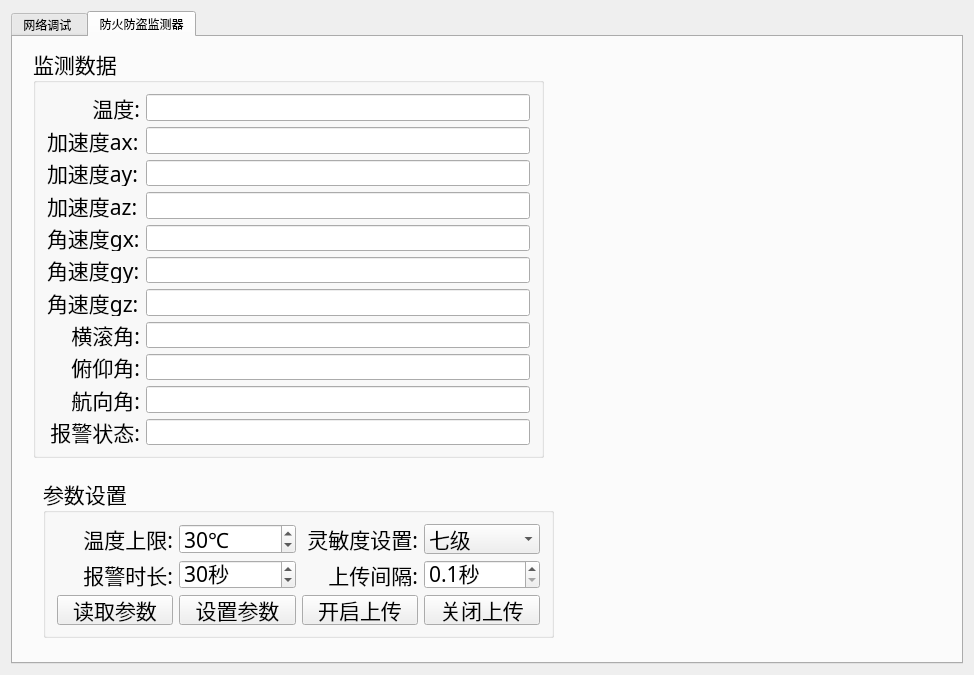
<?xml version="1.0" encoding="UTF-8"?>
<ui version="4.0">
 <class>MainWindow</class>
 <widget class="QMainWindow" name="MainWindow">
  <property name="geometry">
   <rect>
    <x>0</x>
    <y>0</y>
    <width>974</width>
    <height>675</height>
   </rect>
  </property>
  <property name="windowTitle">
   <string>MainWindow</string>
  </property>
  <widget class="QWidget" name="centralWidget">
   <layout class="QVBoxLayout" name="verticalLayout_4">
    <item>
     <widget class="QTabWidget" name="tabWidget">
      <property name="currentIndex">
       <number>1</number>
      </property>
      <widget class="QWidget" name="tab">
       <attribute name="title">
        <string>网络调试 </string>
       </attribute>
       <layout class="QVBoxLayout" name="verticalLayout_5">
        <item>
         <widget class="QLabel" name="label">
          <property name="font">
           <font>
            <pointsize>20</pointsize>
            <weight>75</weight>
            <bold>true</bold>
           </font>
          </property>
          <property name="text">
           <string>Qt网络调试助手  by  18041817李承翰</string>
          </property>
          <property name="alignment">
           <set>Qt::AlignCenter</set>
          </property>
         </widget>
        </item>
        <item>
         <widget class="QGroupBox" name="groupBox_2">
          <property name="sizePolicy">
           <sizepolicy hsizetype="Preferred" vsizetype="Minimum">
            <horstretch>0</horstretch>
            <verstretch>0</verstretch>
           </sizepolicy>
          </property>
          <property name="maximumSize">
           <size>
            <width>16777215</width>
            <height>350</height>
           </size>
          </property>
          <property name="title">
           <string>网络设置</string>
          </property>
          <layout class="QHBoxLayout" name="horizontalLayout">
           <item>
            <layout class="QVBoxLayout" name="verticalLayout">
             <item>
              <widget class="QGroupBox" name="groupBox_4">
               <property name="sizePolicy">
                <sizepolicy hsizetype="Preferred" vsizetype="Minimum">
                 <horstretch>0</horstretch>
                 <verstretch>0</verstretch>
                </sizepolicy>
               </property>
               <property name="minimumSize">
                <size>
                 <width>0</width>
                 <height>60</height>
                </size>
               </property>
               <property name="title">
                <string>模式选择</string>
               </property>
               <layout class="QHBoxLayout" name="horizontalLayout_4">
                <item>
                 <widget class="QRadioButton" name="radioServer">
                  <property name="text">
                   <string>TCP服务器</string>
                  </property>
                 </widget>
                </item>
                <item>
                 <widget class="QRadioButton" name="radioClient">
                  <property name="text">
                   <string>TCP客户端</string>
                  </property>
                 </widget>
                </item>
                <item>
                 <spacer name="horizontalSpacer_2">
                  <property name="orientation">
                   <enum>Qt::Horizontal</enum>
                  </property>
                  <property name="sizeHint" stdset="0">
                   <size>
                    <width>40</width>
                    <height>20</height>
                   </size>
                  </property>
                 </spacer>
                </item>
               </layout>
              </widget>
             </item>
             <item>
              <layout class="QHBoxLayout" name="horizontalLayout_5">
               <item>
                <widget class="QLabel" name="labelAddr">
                 <property name="text">
                  <string>服务器地址：</string>
                 </property>
                </widget>
               </item>
               <item>
                <widget class="QLineEdit" name="EditIP">
                 <property name="minimumSize">
                  <size>
                   <width>300</width>
                   <height>20</height>
                  </size>
                 </property>
                 <property name="text">
                  <string>192.168.</string>
                 </property>
                </widget>
               </item>
               <item>
                <widget class="QLabel" name="label_2">
                 <property name="text">
                  <string>端口：</string>
                 </property>
                </widget>
               </item>
               <item>
                <widget class="QLineEdit" name="EditPort">
                 <property name="sizePolicy">
                  <sizepolicy hsizetype="Minimum" vsizetype="Fixed">
                   <horstretch>0</horstretch>
                   <verstretch>0</verstretch>
                  </sizepolicy>
                 </property>
                 <property name="minimumSize">
                  <size>
                   <width>140</width>
                   <height>20</height>
                  </size>
                 </property>
                 <property name="maximumSize">
                  <size>
                   <width>150</width>
                   <height>16777215</height>
                  </size>
                 </property>
                 <property name="text">
                  <string>4321</string>
                 </property>
                </widget>
               </item>
              </layout>
             </item>
            </layout>
           </item>
           <item>
            <spacer name="horizontalSpacer">
             <property name="orientation">
              <enum>Qt::Horizontal</enum>
             </property>
             <property name="sizeHint" stdset="0">
              <size>
               <width>40</width>
               <height>20</height>
              </size>
             </property>
            </spacer>
           </item>
           <item>
            <widget class="QPushButton" name="BtnConn">
             <property name="sizePolicy">
              <sizepolicy hsizetype="Minimum" vsizetype="Minimum">
               <horstretch>0</horstretch>
               <verstretch>0</verstretch>
              </sizepolicy>
             </property>
             <property name="minimumSize">
              <size>
               <width>120</width>
               <height>0</height>
              </size>
             </property>
             <property name="maximumSize">
              <size>
               <width>10000</width>
               <height>16777215</height>
              </size>
             </property>
             <property name="text">
              <string>连接服务器</string>
             </property>
            </widget>
           </item>
          </layout>
         </widget>
        </item>
        <item>
         <widget class="QGroupBox" name="groupBox">
          <property name="sizePolicy">
           <sizepolicy hsizetype="Preferred" vsizetype="Preferred">
            <horstretch>0</horstretch>
            <verstretch>0</verstretch>
           </sizepolicy>
          </property>
          <property name="title">
           <string>接收数据</string>
          </property>
          <layout class="QHBoxLayout" name="horizontalLayout_2">
           <item>
            <widget class="QTextEdit" name="EditRecv">
             <property name="readOnly">
              <bool>true</bool>
             </property>
             <property name="textInteractionFlags">
              <set>Qt::TextSelectableByKeyboard|Qt::TextSelectableByMouse</set>
             </property>
            </widget>
           </item>
           <item>
            <layout class="QVBoxLayout" name="verticalLayout_2">
             <item>
              <widget class="QCheckBox" name="chkHexDisp">
               <property name="text">
                <string>HEX显示</string>
               </property>
              </widget>
             </item>
             <item>
              <widget class="QPushButton" name="BtnClearRecv">
               <property name="minimumSize">
                <size>
                 <width>120</width>
                 <height>0</height>
                </size>
               </property>
               <property name="text">
                <string>清空</string>
               </property>
              </widget>
             </item>
             <item>
              <spacer name="verticalSpacer">
               <property name="orientation">
                <enum>Qt::Vertical</enum>
               </property>
               <property name="sizeHint" stdset="0">
                <size>
                 <width>20</width>
                 <height>40</height>
                </size>
               </property>
              </spacer>
             </item>
            </layout>
           </item>
          </layout>
         </widget>
        </item>
        <item>
         <widget class="QGroupBox" name="groupBox_3">
          <property name="maximumSize">
           <size>
            <width>16777215</width>
            <height>150</height>
           </size>
          </property>
          <property name="title">
           <string>发送数据</string>
          </property>
          <layout class="QHBoxLayout" name="horizontalLayout_3">
           <item>
            <widget class="QTextEdit" name="EditSend"/>
           </item>
           <item>
            <layout class="QVBoxLayout" name="verticalLayout_3">
             <item>
              <widget class="QCheckBox" name="chkHexSend">
               <property name="text">
                <string>HEX发送</string>
               </property>
              </widget>
             </item>
             <item>
              <widget class="QPushButton" name="BtnSend">
               <property name="minimumSize">
                <size>
                 <width>120</width>
                 <height>0</height>
                </size>
               </property>
               <property name="text">
                <string>发送</string>
               </property>
              </widget>
             </item>
             <item>
              <widget class="QComboBox" name="cbLstClients">
               <property name="minimumSize">
                <size>
                 <width>120</width>
                 <height>0</height>
                </size>
               </property>
              </widget>
             </item>
            </layout>
           </item>
          </layout>
         </widget>
        </item>
       </layout>
      </widget>
      <widget class="QWidget" name="tab_2">
       <attribute name="title">
        <string>防火防盗监测器</string>
       </attribute>
       <widget class="QGroupBox" name="groupBox_5">
        <property name="geometry">
         <rect>
          <x>20</x>
          <y>10</y>
          <width>511</width>
          <height>411</height>
         </rect>
        </property>
        <property name="font">
         <font>
          <family>宋体</family>
          <pointsize>16</pointsize>
         </font>
        </property>
        <property name="title">
         <string>监测数据</string>
        </property>
        <layout class="QGridLayout" name="gridLayout">
         <item row="2" column="0">
          <widget class="QLabel" name="label_4">
           <property name="text">
            <string>加速度ax:</string>
           </property>
          </widget>
         </item>
         <item row="9" column="0">
          <widget class="QLabel" name="label_10">
           <property name="text">
            <string>横滚角:</string>
           </property>
           <property name="alignment">
            <set>Qt::AlignRight|Qt::AlignTrailing|Qt::AlignVCenter</set>
           </property>
          </widget>
         </item>
         <item row="0" column="1">
          <widget class="QLineEdit" name="edit_temp">
           <property name="readOnly">
            <bool>true</bool>
           </property>
          </widget>
         </item>
         <item row="10" column="1">
          <widget class="QLineEdit" name="edit_roll">
           <property name="readOnly">
            <bool>true</bool>
           </property>
          </widget>
         </item>
         <item row="10" column="0">
          <widget class="QLabel" name="label_11">
           <property name="text">
            <string>俯仰角:</string>
           </property>
           <property name="alignment">
            <set>Qt::AlignRight|Qt::AlignTrailing|Qt::AlignVCenter</set>
           </property>
          </widget>
         </item>
         <item row="11" column="0">
          <widget class="QLabel" name="label_12">
           <property name="text">
            <string>航向角:</string>
           </property>
           <property name="alignment">
            <set>Qt::AlignRight|Qt::AlignTrailing|Qt::AlignVCenter</set>
           </property>
          </widget>
         </item>
         <item row="8" column="1">
          <widget class="QLineEdit" name="edit_gz">
           <property name="readOnly">
            <bool>true</bool>
           </property>
          </widget>
         </item>
         <item row="7" column="0">
          <widget class="QLabel" name="label_8">
           <property name="text">
            <string>角速度gy:</string>
           </property>
          </widget>
         </item>
         <item row="6" column="1">
          <widget class="QLineEdit" name="edit_gx">
           <property name="readOnly">
            <bool>true</bool>
           </property>
          </widget>
         </item>
         <item row="2" column="1">
          <widget class="QLineEdit" name="edit_ax">
           <property name="readOnly">
            <bool>true</bool>
           </property>
          </widget>
         </item>
         <item row="0" column="0">
          <widget class="QLabel" name="label_3">
           <property name="text">
            <string>温度:</string>
           </property>
           <property name="alignment">
            <set>Qt::AlignRight|Qt::AlignTrailing|Qt::AlignVCenter</set>
           </property>
          </widget>
         </item>
         <item row="12" column="0">
          <widget class="QLabel" name="label_17">
           <property name="text">
            <string>报警状态:</string>
           </property>
           <property name="alignment">
            <set>Qt::AlignRight|Qt::AlignTrailing|Qt::AlignVCenter</set>
           </property>
          </widget>
         </item>
         <item row="7" column="1">
          <widget class="QLineEdit" name="edit_gy">
           <property name="readOnly">
            <bool>true</bool>
           </property>
          </widget>
         </item>
         <item row="11" column="1">
          <widget class="QLineEdit" name="edit_yaw">
           <property name="readOnly">
            <bool>true</bool>
           </property>
          </widget>
         </item>
         <item row="5" column="1">
          <widget class="QLineEdit" name="edit_az">
           <property name="readOnly">
            <bool>true</bool>
           </property>
          </widget>
         </item>
         <item row="6" column="0">
          <widget class="QLabel" name="label_7">
           <property name="text">
            <string>角速度gx:</string>
           </property>
          </widget>
         </item>
         <item row="12" column="1">
          <widget class="QLineEdit" name="edit_warn">
           <property name="readOnly">
            <bool>true</bool>
           </property>
          </widget>
         </item>
         <item row="5" column="0">
          <widget class="QLabel" name="label_6">
           <property name="text">
            <string>加速度az:</string>
           </property>
          </widget>
         </item>
         <item row="1" column="1">
          <spacer name="verticalSpacer_2">
           <property name="orientation">
            <enum>Qt::Vertical</enum>
           </property>
           <property name="sizeHint" stdset="0">
            <size>
             <width>20</width>
             <height>40</height>
            </size>
           </property>
          </spacer>
         </item>
         <item row="4" column="1">
          <widget class="QLineEdit" name="edit_ay">
           <property name="readOnly">
            <bool>true</bool>
           </property>
          </widget>
         </item>
         <item row="9" column="1">
          <widget class="QLineEdit" name="edit_ditch">
           <property name="readOnly">
            <bool>true</bool>
           </property>
          </widget>
         </item>
         <item row="8" column="0">
          <widget class="QLabel" name="label_9">
           <property name="text">
            <string>角速度gz:</string>
           </property>
          </widget>
         </item>
         <item row="4" column="0">
          <widget class="QLabel" name="label_5">
           <property name="text">
            <string>加速度ay:</string>
           </property>
          </widget>
         </item>
         <item row="3" column="1">
          <spacer name="verticalSpacer_3">
           <property name="orientation">
            <enum>Qt::Vertical</enum>
           </property>
           <property name="sizeHint" stdset="0">
            <size>
             <width>20</width>
             <height>40</height>
            </size>
           </property>
          </spacer>
         </item>
        </layout>
       </widget>
       <widget class="QGroupBox" name="groupBox_6">
        <property name="geometry">
         <rect>
          <x>30</x>
          <y>440</y>
          <width>511</width>
          <height>161</height>
         </rect>
        </property>
        <property name="font">
         <font>
          <family>宋体</family>
          <pointsize>16</pointsize>
         </font>
        </property>
        <property name="title">
         <string>参数设置</string>
        </property>
        <layout class="QGridLayout" name="gridLayout_2">
         <item row="0" column="2">
          <widget class="QLabel" name="label_14">
           <property name="layoutDirection">
            <enum>Qt::LeftToRight</enum>
           </property>
           <property name="text">
            <string>灵敏度设置:</string>
           </property>
           <property name="alignment">
            <set>Qt::AlignRight|Qt::AlignTrailing|Qt::AlignVCenter</set>
           </property>
          </widget>
         </item>
         <item row="1" column="4">
          <widget class="QDoubleSpinBox" name="spin_upstep">
           <property name="suffix">
            <string>秒</string>
           </property>
           <property name="decimals">
            <number>1</number>
           </property>
           <property name="minimum">
            <double>0.100000000000000</double>
           </property>
           <property name="maximum">
            <double>10.000000000000000</double>
           </property>
           <property name="singleStep">
            <double>0.100000000000000</double>
           </property>
          </widget>
         </item>
         <item row="3" column="4">
          <widget class="QPushButton" name="btn_dataclose">
           <property name="text">
            <string>关闭上传</string>
           </property>
          </widget>
         </item>
         <item row="0" column="1">
          <widget class="QSpinBox" name="spin_templmt">
           <property name="suffix">
            <string>℃</string>
           </property>
           <property name="value">
            <number>30</number>
           </property>
          </widget>
         </item>
         <item row="0" column="4">
          <widget class="QComboBox" name="cmb_mpustep">
           <property name="currentIndex">
            <number>7</number>
           </property>
           <item>
            <property name="text">
             <string>关闭</string>
            </property>
           </item>
           <item>
            <property name="text">
             <string>一级</string>
            </property>
           </item>
           <item>
            <property name="text">
             <string>二级</string>
            </property>
           </item>
           <item>
            <property name="text">
             <string>三级</string>
            </property>
           </item>
           <item>
            <property name="text">
             <string>四级</string>
            </property>
           </item>
           <item>
            <property name="text">
             <string>五级</string>
            </property>
           </item>
           <item>
            <property name="text">
             <string>六级</string>
            </property>
           </item>
           <item>
            <property name="text">
             <string>七级</string>
            </property>
           </item>
           <item>
            <property name="text">
             <string>八级</string>
            </property>
           </item>
           <item>
            <property name="text">
             <string>九级</string>
            </property>
           </item>
          </widget>
         </item>
         <item row="1" column="0">
          <widget class="QLabel" name="label_15">
           <property name="layoutDirection">
            <enum>Qt::LeftToRight</enum>
           </property>
           <property name="text">
            <string>报警时长:</string>
           </property>
           <property name="alignment">
            <set>Qt::AlignRight|Qt::AlignTrailing|Qt::AlignVCenter</set>
           </property>
          </widget>
         </item>
         <item row="1" column="1">
          <widget class="QSpinBox" name="spin_warntime">
           <property name="suffix">
            <string>秒</string>
           </property>
           <property name="maximum">
            <number>60</number>
           </property>
           <property name="value">
            <number>30</number>
           </property>
          </widget>
         </item>
         <item row="1" column="2">
          <widget class="QLabel" name="label_16">
           <property name="layoutDirection">
            <enum>Qt::LeftToRight</enum>
           </property>
           <property name="text">
            <string>上传间隔:</string>
           </property>
           <property name="alignment">
            <set>Qt::AlignRight|Qt::AlignTrailing|Qt::AlignVCenter</set>
           </property>
          </widget>
         </item>
         <item row="0" column="0">
          <widget class="QLabel" name="label_13">
           <property name="layoutDirection">
            <enum>Qt::LeftToRight</enum>
           </property>
           <property name="text">
            <string>温度上限:</string>
           </property>
           <property name="alignment">
            <set>Qt::AlignRight|Qt::AlignTrailing|Qt::AlignVCenter</set>
           </property>
          </widget>
         </item>
         <item row="3" column="0">
          <widget class="QPushButton" name="btn_readpara">
           <property name="text">
            <string>读取参数</string>
           </property>
          </widget>
         </item>
         <item row="3" column="1">
          <widget class="QPushButton" name="btn_setpara">
           <property name="text">
            <string>设置参数</string>
           </property>
          </widget>
         </item>
         <item row="3" column="2">
          <widget class="QPushButton" name="btn_dataopen">
           <property name="text">
            <string>开启上传</string>
           </property>
          </widget>
         </item>
        </layout>
       </widget>
      </widget>
     </widget>
    </item>
   </layout>
  </widget>
 </widget>
 <layoutdefault spacing="6" margin="11"/>
 <resources/>
 <connections/>
</ui>
